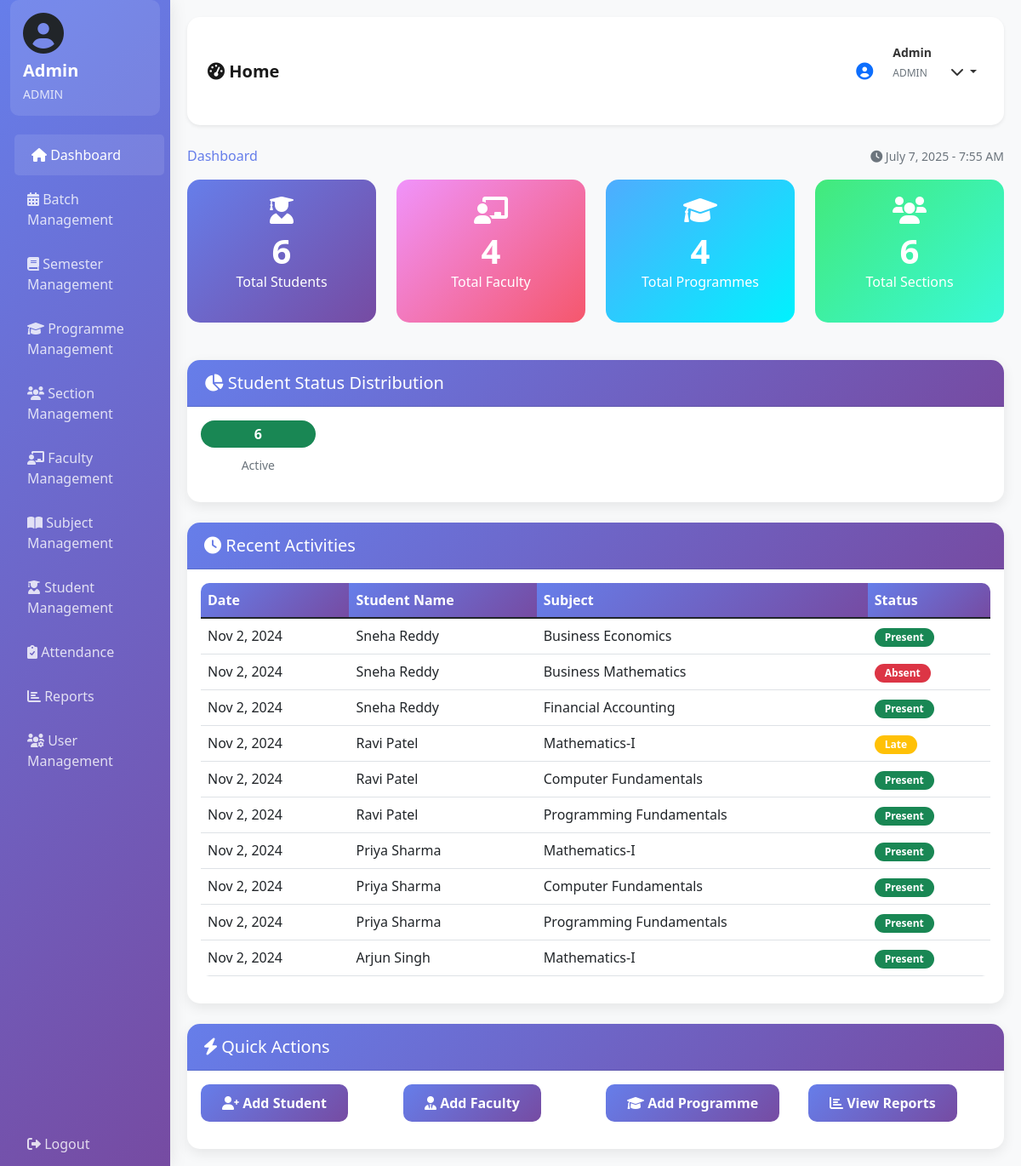
/dashboard.php (signed in), run on the app's committed database.
### tables this page shows
CREATE TABLE attendance (
    attendance_id INT PRIMARY KEY AUTO_INCREMENT,
    student_id INT,
    subject_id INT,
    faculty_id INT,
    attendance_date DATE NOT NULL,
    period_number INT,
    status ENUM('present', 'absent', 'late') NOT NULL,
    remarks TEXT,
    created_at TIMESTAMP DEFAULT CURRENT_TIMESTAMP,
    FOREIGN KEY (student_id) REFERENCES students(student_id),
    FOREIGN KEY (subject_id) REFERENCES subjects(subject_id),
    FOREIGN KEY (faculty_id) REFERENCES faculty(faculty_id)
);

CREATE TABLE students (
    student_id INT PRIMARY KEY AUTO_INCREMENT,
    user_id INT,
    admission_number VARCHAR(20) UNIQUE NOT NULL,
    roll_number VARCHAR(20),
    first_name VARCHAR(50) NOT NULL,
    middle_name VARCHAR(50),
    last_name VARCHAR(50) NOT NULL,
    father_name VARCHAR(100) NOT NULL,
    mother_name VARCHAR(100) NOT NULL,
    date_of_birth DATE NOT NULL,
    gender ENUM('male', 'female', 'other') NOT NULL,
    category ENUM('general', 'obc', 'sc', 'st', 'other') NOT NULL,
    religion VARCHAR(50),
    caste VARCHAR(50),
    mobile_number VARCHAR(15),
    email VARCHAR(100),
    aadhar_number VARCHAR(12) UNIQUE,
    address TEXT,
    district VARCHAR(50),
    state VARCHAR(50) DEFAULT 'Andhra Pradesh',
    pincode VARCHAR(6),
    programme_id INT,
    batch_id INT,
    semester_id INT,
    section_id INT,
    student_status ENUM('active', 'detained', 'dropout', 'passout', 'transferred') DEFAULT 'active',
    admission_date DATE,
    created_at TIMESTAMP DEFAULT CURRENT_TIMESTAMP,
    updated_at TIMESTAMP DEFAULT CURRENT_TIMESTAMP ON UPDATE CURRENT_TIMESTAMP,
    FOREIGN KEY (user_id) REFERENCES users(user_id),
    FOREIGN KEY (programme_id) REFERENCES programme(programme_id),
    FOREIGN KEY (batch_id) REFERENCES batch(batch_id),
    FOREIGN KEY (semester_id) REFERENCES semester(semester_id),
    FOREIGN KEY (section_id) REFERENCES class_section(section_id)
);

CREATE TABLE subjects (
    subject_id INT PRIMARY KEY AUTO_INCREMENT,
    subject_name VARCHAR(100) NOT NULL,
    subject_code VARCHAR(20) UNIQUE NOT NULL,
    credits INT DEFAULT 3,
    programme_id INT,
    semester_id INT,
    subject_type ENUM('theory', 'practical', 'project') DEFAULT 'theory',
    status ENUM('active', 'inactive') DEFAULT 'active',
    created_at TIMESTAMP DEFAULT CURRENT_TIMESTAMP,
    FOREIGN KEY (programme_id) REFERENCES programme(programme_id),
    FOREIGN KEY (semester_id) REFERENCES semester(semester_id)
);

### config.php (called while the page is built, shortened)
<?php
function getUserType() {
    return isset($_SESSION['user_type']) ? $_SESSION['user_type'] : '';
}
?>

### home.php (the view, shortened to what this page needs)
<?php
$stats = array();
if (in_array($user_type, ['admin', 'hod'])) {
    $stmt = mysqli_prepare($conn, "SELECT COUNT(*) as total FROM students WHERE student_status = 'active'");
    mysqli_stmt_execute($stmt);
    $result = mysqli_stmt_get_result($stmt);
    $stats['total_students'] = mysqli_fetch_assoc($result)['total'];
    $stmt = mysqli_prepare($conn, "SELECT COUNT(*) as total FROM faculty WHERE status = 'active'");
    mysqli_stmt_execute($stmt);
    $result = mysqli_stmt_get_result($stmt);
    $stats['total_faculty'] = mysqli_fetch_assoc($result)['total'];
    $stmt = mysqli_prepare($conn, "SELECT COUNT(*) as total FROM programme WHERE status = 'active'");
    mysqli_stmt_execute($stmt);
    $result = mysqli_stmt_get_result($stmt);
    $stats['total_programmes'] = mysqli_fetch_assoc($result)['total'];
    $stmt = mysqli_prepare($conn, "SELECT COUNT(*) as total FROM class_section WHERE status = 'active'");
    mysqli_stmt_execute($stmt);
    $result = mysqli_stmt_get_result($stmt);
    $stats['total_sections'] = mysqli_fetch_assoc($result)['total'];
    $stmt = mysqli_prepare($conn, "SELECT student_status, COUNT(*) as count FROM students GROUP BY student_status");
    mysqli_stmt_execute($stmt);
    $result = mysqli_stmt_get_result($stmt);
    $student_status_data = array();
    while ($row = mysqli_fetch_assoc($result)) {
        $student_status_data[$row['student_status']] = $row['count'];
    }
}
$recent_activities = array();
$stmt = mysqli_prepare($conn, "SELECT
                              a.attendance_date,
                              s.first_name,
                              s.last_name,
                              sub.subject_name,
                              a.status
                              FROM attendance a
                              JOIN students s ON a.student_id = s.student_id
                              JOIN subjects sub ON a.subject_id = sub.subject_id
                              ORDER BY a.attendance_date DESC, a.attendance_id DESC
                              LIMIT 10");
mysqli_stmt_execute($stmt);
$result = mysqli_stmt_get_result($stmt);
while ($row = mysqli_fetch_assoc($result)) {
    $recent_activities[] = $row;
}
?>
<div class="row">
    <?php if (in_array($user_type, ['admin', 'hod'])): ?>
    <div class="col-md-3 col-sm-6 mb-4">
        <div class="stats-card" style="background: linear-gradient(135deg, #667eea 0%, #764ba2 100%);">
            <i class="fas fa-user-graduate fa-2x mb-2"></i>
            <h3><?php echo number_format($stats['total_students']); ?></h3>
            <p>Total Students</p>
        </div>
    </div>
    <div class="col-md-3 col-sm-6 mb-4">
        <div class="stats-card" style="background: linear-gradient(135deg, #f093fb 0%, #f5576c 100%);">
            <i class="fas fa-chalkboard-teacher fa-2x mb-2"></i>
            <h3><?php echo number_format($stats['total_faculty']); ?></h3>
            <p>Total Faculty</p>
        </div>
    </div>
    <div class="col-md-3 col-sm-6 mb-4">
        <div class="stats-card" style="background: linear-gradient(135deg, #4facfe 0%, #00f2fe 100%);">
            <i class="fas fa-graduation-cap fa-2x mb-2"></i>
            <h3><?php echo number_format($stats['total_programmes']); ?></h3>
            <p>Total Programmes</p>
        </div>
    </div>
    <div class="col-md-3 col-sm-6 mb-4">
        <div class="stats-card" style="background: linear-gradient(135deg, #43e97b 0%, #38f9d7 100%);">
            <i class="fas fa-users fa-2x mb-2"></i>
            <h3><?php echo number_format($stats['total_sections']); ?></h3>
            <p>Total Sections</p>
        </div>
    </div>
    <?php endif; ?>
</div>
<?php if (in_array($user_type, ['admin', 'hod']) && !empty($student_status_data)): ?>
<div class="row mb-4">
    <div class="col-md-12">
        <div class="card">
            <div class="card-header">
                <h5 class="mb-0"><i class="fas fa-chart-pie"></i> Student Status Distribution</h5>
            </div>
            <div class="card-body">
                <div class="row">
                    <?php foreach ($student_status_data as $status => $count): ?>
                    <div class="col-md-2 col-sm-4 mb-3">
                        <div class="text-center">
                            <div class="badge
                                <?php
                                    switch($status) {
                                        case 'active': echo 'bg-success'; break;
                                    }
                                ?>
                                fs-6 px-3 py-2 mb-2 d-block">
                                <?php echo number_format($count); ?>
                            </div>
                            <small class="text-muted"><?php echo ucfirst($status); ?></small>
                        </div>
                    </div>
                    <?php endforeach; ?>
                </div>
            </div>
        </div>
    </div>
</div>
<?php endif; ?>
<div class="row">
    <div class="col-md-12">
        <div class="card">
            <div class="card-header">
                <h5 class="mb-0"><i class="fas fa-clock"></i> Recent Activities</h5>
            </div>
            <div class="card-body">
                <?php if (empty($recent_activities)): ?>
                <div class="text-center py-4">
                    <i class="fas fa-info-circle fa-3x text-muted mb-3"></i>
                    <h5 class="text-muted">No recent activities found</h5>
                    <p class="text-muted">Activities will appear here as attendance is recorded.</p>
                </div>
                <?php else: ?>
                <div class="table-responsive">
                    <table class="table table-hover">
                        <thead>
                            <tr>
                                <th>Date</th>
                                <th>Student Name</th>
                                <th>Subject</th>
                                <th>Status</th>
                            </tr>
                        </thead>
                        <tbody>
                            <?php foreach ($recent_activities as $activity): ?>
                            <tr>
                                <td><?php echo date('M j, Y', strtotime($activity['attendance_date'])); ?></td>
                                <td><?php echo $activity['first_name'] . ' ' . $activity['last_name']; ?></td>
                                <td><?php echo $activity['subject_name']; ?></td>
                                <td>
                                    <span class="badge
                                        <?php
                                            switch($activity['status']) {
                                                case 'present': echo 'bg-success'; break;
                                                case 'absent': echo 'bg-danger'; break;
                                                case 'late': echo 'bg-warning'; break;
                                            }
                                        ?>">
                                        <?php echo ucfirst($activity['status']); ?>
                                    </span>
                                </td>
                            </tr>
                            <?php endforeach; ?>
                        </tbody>
                    </table>
                </div>
                <?php endif; ?>
            </div>
        </div>
    </div>
</div>
<div class="row mt-4">
    <div class="col-md-12">
        <div class="card">
            <div class="card-header">
                <h5 class="mb-0"><i class="fas fa-bolt"></i> Quick Actions</h5>
            </div>
            <div class="card-body">
                <div class="row">
                    <?php if (in_array($user_type, ['admin', 'hod'])): ?>
                    <div class="col-md-3 col-sm-6 mb-3">
                        <a href="dashboard.php?page=students" class="btn btn-primary btn-block">
                            <i class="fas fa-user-plus"></i> Add Student
                        </a>
                    </div>
                    <div class="col-md-3 col-sm-6 mb-3">
                        <a href="dashboard.php?page=faculty" class="btn btn-primary btn-block">
                            <i class="fas fa-user-tie"></i> Add Faculty
                        </a>
                    </div>
                    <div class="col-md-3 col-sm-6 mb-3">
                        <a href="dashboard.php?page=programme" class="btn btn-primary btn-block">
                            <i class="fas fa-graduation-cap"></i> Add Programme
                        </a>
                    </div>
                    <div class="col-md-3 col-sm-6 mb-3">
                        <a href="dashboard.php?page=reports" class="btn btn-primary btn-block">
                            <i class="fas fa-chart-bar"></i> View Reports
                        </a>
                    </div>
                    <?php endif; ?>
                </div>
            </div>
        </div>
    </div>
</div>

### data on the page
attendance: attendance_date "Nov 2, 2024", student.first_name "Sneha", student.last_name "Reddy", subject.subject_name "Business Economics", status "Present"
attendance: attendance_date "Nov 2, 2024", student.first_name "Sneha", student.last_name "Reddy", subject.subject_name "Business Mathematics", status "Absent"
attendance: attendance_date "Nov 2, 2024", student.first_name "Sneha", student.last_name "Reddy", subject.subject_name "Financial Accounting", status "Present"
attendance: attendance_date "Nov 2, 2024", student.first_name "Ravi", student.last_name "Patel", subject.subject_name "Mathematics-I", status "Late"
attendance: attendance_date "Nov 2, 2024", student.first_name "Ravi", student.last_name "Patel", subject.subject_name "Computer Fundamentals", status "Present"
attendance: attendance_date "Nov 2, 2024", student.first_name "Ravi", student.last_name "Patel", subject.subject_name "Programming Fundamentals", status "Present"
attendance: attendance_date "Nov 2, 2024", student.first_name "Priya", student.last_name "Sharma", subject.subject_name "Mathematics-I", status "Present"
attendance: attendance_date "Nov 2, 2024", student.first_name "Priya", student.last_name "Sharma", subject.subject_name "Computer Fundamentals", status "Present"
attendance: attendance_date "Nov 2, 2024", student.first_name "Priya", student.last_name "Sharma", subject.subject_name "Programming Fundamentals", status "Present"
attendance: attendance_date "Nov 2, 2024", student.first_name "Arjun", student.last_name "Singh", subject.subject_name "Mathematics-I", status "Present"

### other printed values
$username "Admin"
$user_type "ADMIN"
str_replace('_', ' ', $current_page) "Home"
$stats['total_students'] "6"
$stats['total_faculty'] "4"
$stats['total_programmes'] "4"
$stats['total_sections'] "6"
$count "6"
$status "Active"
